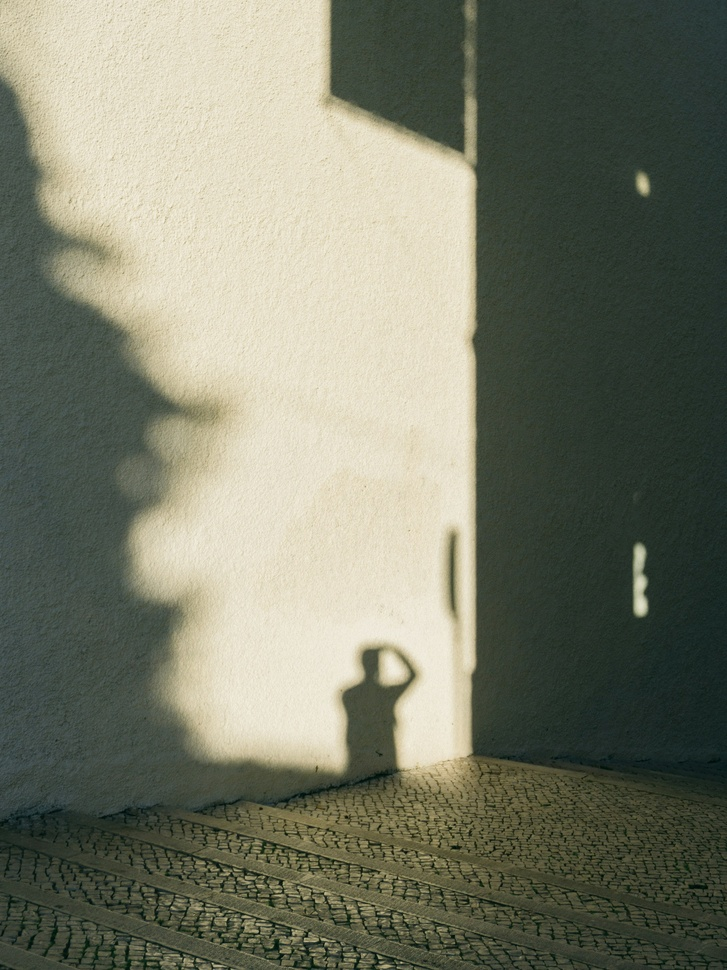
//> input picture bin/agua-luis-v-6tE7iYrPc-unsplash.jpg, 727 x 970 px, shrunk from 2250 x 3000 before the run
$ ./kmeans ../bin/agua-luis-v-6tE7iYrPc-unsplash.jpg 3   (built with g++ and OpenCV 4)
//> lines starting //> are read from the running program, lines starting //| are printed output that depends on the picture
### src/kmeans.h
/*
  EDITED BY:
  Kevin Heleodoro
  February 2,2024

  Edits include the addition of include statements.

  ====================================================================================================
  Bruce A. Maxwell
  Spring 2024
  CS 5330

  Header file for implementation of a K-means algorithm
*/

#include <cstdio>
#include <cstdlib>
#include <cstring>
#include <opencv2/opencv.hpp>

#ifndef KMEANS_H
#define KMEANS_H

#define SSD(a, b) (((int)a[0] - b[0]) * (a[0] - b[0]) + (a[1] - b[1]) * (a[1] - b[1]) + (a[2] - b[2]) * (a[2] - b[2]))

int kmeans(std::vector<cv::Vec3b> &data, std::vector<cv::Vec3b> &means, int *labels, int K, int maxIterations = 10,
           int stopThresh = 0);

#endif

### src/kmeans.cpp
/*
  EDITED BY:
  Kevin Heleodoro
  February 2,2024

  Edits include the addition of the main function to run kmeans.

  ====================================================================================================


  Bruce A. Maxwell
  Spring 2024
  CS 5330

  Implementation of a K-means algorithm
*/

#include <cstdio>
#include <cstdlib>
#include <cstring>
#include <opencv2/opencv.hpp>

#include "kmeans.h"

/*
  data: a std::vector of pixels
  means: a std:vector of means, will contain the cluster means when the function returns
  labels: an allocated array of type int, the same size as the data, contains the labels when the function returns
  K: the number of clusters
  maxIterations: maximum number of E-M interactions, default is 10
  stopThresh: if the means change less than the threshold, the E-M loop terminates, default is 0

  Executes K-means clustering on the data
 */
int kmeans(std::vector<cv::Vec3b> &data, std::vector<cv::Vec3b> &means, int *labels, int K, int maxIterations,
           int stopThresh)
{
    // error checking
    if (K > data.size())
    {
        printf("error: K must be less than the number of data points\n");
        return (-1);
    }

    // clear the means vector
    printf("Clearing means vector ...\n");
    means.clear();

    // initialize the K mean values
    // use comb sampling to select K values
    printf("Initializing K mean values ...\n");
    int delta = data.size() / K;
    printf("delta: %d\n", delta);

    // We need to account for the case where the result of data.size() % K is 0.
    int d_size = (data.size() % K) > 0 ? data.size() % K : 1;
    int istep = rand() % d_size;
    printf("istep: %d\n", istep);
    for (int i = 0; i < K; i++)
    {
        int index = (istep + i * delta) % data.size();
        means.push_back(data[index]);
    }
    // have K initial means

    // loop the E-M steps
    for (int i = 0; i < maxIterations; i++)
    {

        // classify each data point using SSD
        printf("\nClassifying each data point using SSD ...\n");
        for (int j = 0; j < data.size(); j++)
        {
            int minssd = SSD(means[0], data[j]);
            int minidx = 0;
            for (int k = 1; k < K; k++)
            {
                int tssd = SSD(means[k], data[j]);
                if (tssd < minssd)
                {
                    minssd = tssd;
                    minidx = k;
                }
            }
            labels[j] = minidx;
        }

        // calculate the new means
        printf("Calculating new means ...\n");
        std::vector<cv::Vec4i> tmeans(means.size(), cv::Vec4i(0, 0, 0, 0)); // initialize with zeros
        for (int j = 0; j < data.size(); j++)
        {
            tmeans[labels[j]][0] += data[j][0];
            tmeans[labels[j]][1] += data[j][1];
            tmeans[labels[j]][2] += data[j][2];
            tmeans[labels[j]][3]++; // counter
        }

        int sum = 0;
        printf("Updating means ...\n");
        for (int k = 0; k < tmeans.size(); k++)
        {
            int divisor = tmeans[k][3] > 0 ? tmeans[k][3] : 1;
            // tmeans[k][0] /= tmeans[k][3];
            // tmeans[k][1] /= tmeans[k][3];
            // tmeans[k][2] /= tmeans[k][3];
            tmeans[k][0] /= divisor;
            tmeans[k][1] /= divisor;
            tmeans[k][2] /= divisor;

            // compute the SSD between the new and old means
            sum += SSD(tmeans[k], means[k]);

            means[k][0] = tmeans[k][0]; // update the mean
            means[k][1] = tmeans[k][1]; // update the mean
            means[k][2] = tmeans[k][2]; // update the mean
        }

        // check if we can stop early
        printf("Iteration %d, sum: %d\n\n", i, sum);
        if (sum <= stopThresh)
        {
            break;
        }
    }

    // the labels and updated means are the final values

    return (0);
}

int main(int argc, char *argv[])
{
    if (argc < 1)
    {
        printf("Usage: %s <image filename> <# of colors>\n", argv[0]);
        exit(-1);
    }

    srand(time(NULL));

    printf("\n\n========== K-means Clustering ==========\n\n");
    char filename[256];

    strcpy(filename, argv[1]);
    printf("Image set to %s\n", filename);
    cv::Mat image = cv::imread(filename);
//> image is the input picture: 970 rows x 727 cols, CV_8UC3; mean B, G, R 105, 122.2, 119.2
    cv::Mat original = image.clone();
    if (image.empty())
    {
        printf("No image data\n");
        return -1;
    }

    // kmeans clustering
    int K = atoi(argv[2]);
    printf("Number of colors set to %d\n", K);
    std::vector<cv::Vec3b> data;
    std::vector<cv::Vec3b> means;

    printf("Creating labels ...\n");
    int *labels = new int[image.rows * image.cols];

    printf("Extracting pixels from image ...\n");
    for (int i = 0; i < image.rows; i++)
    {
        for (int j = 0; j < image.cols; j++)
        {
            data.push_back(image.at<cv::Vec3b>(i, j));
        }
    }
//> after the loop, data = 705190 items

    try
    {
        int data_size = data.size();
//> data_size = 705190
        printf("Data size: %d\n", data_size);
//| Data size: 705190
        printf("Valid K: %d\n", (data_size % K));
//| Valid K: 1
    }
    catch (const std::exception &e)
    {
        std::cerr << e.what() << '\n';
    }

    int maxIterations = 10;
    int stopThresh = 0;
    printf("\n=============================\n\n");
    printf("Running kmeans ...\n");
    kmeans(data, means, labels, K, maxIterations, stopThresh);
//> in kmeans, `int delta = data.size() / K;`: delta = 235063
//| delta: 235063
//> in kmeans, `int d_size = (data.size() % K) > 0 ? data.size() % K : 1;`: d_size = 1
//> the loop in kmeans, `for (int i = 0; i < K; i++)` made 3 passes
//> index on passes 1 to 3: 0, 235063, 470126
//> the loop in kmeans, `for (int i = 0; i < maxIterations; i++)` made 10 passes
//> sum on passes 1 to 10: 636, 390, 267, 213, 152, 99, 42, 31, 17, 7
//| Iteration 0, sum: 636
//| Iteration 1, sum: 390
//| Iteration 2, sum: 267
//| Iteration 3, sum: 213
//| Iteration 4, sum: 152
//| Iteration 5, sum: 99
//| Iteration 6, sum: 42
//| Iteration 7, sum: 31
//> (output is shown up to pass 8 of 10)
//> after the loop in kmeans, `for (int i = 0; i < maxIterations; i++)`: means = 3 items: [93, 123, 124], [195, 219, 226], [51, 62, 53]

    printf("Updating image with kmeans ...\n");
    for (int i = 0; i < image.rows; i++)
    {
        for (int j = 0; j < image.cols; j++)
        {
            int idx = labels[i * image.cols + j];
            image.at<cv::Vec3b>(i, j) = means[idx];
        }
    }
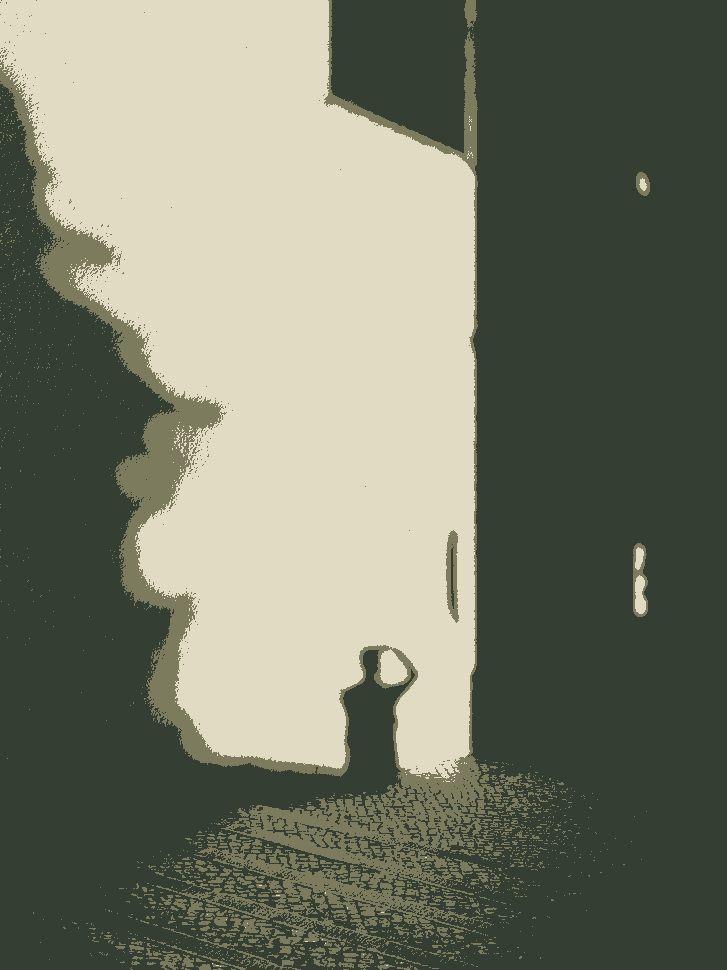
//> image: 970 rows x 727 cols, CV_8UC3; mean B, G, R 104.4, 121.5, 118.9

    printf("Presenting images ...\n");

    cv::imshow("Original", original);
    cv::imshow("K-means", image);
    cv::waitKey(0);
    cv::imwrite(filename + std::to_string(K) + "_kmeans.jpg", image);

    delete[] labels;

    return 0;
}
